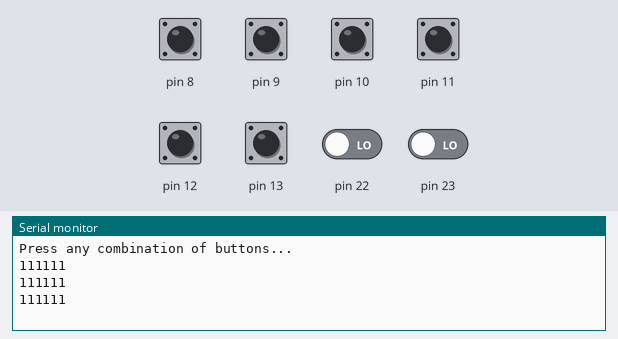
Bench run of a sketch on a simulated Arduino Uno, built with avr-gcc and run on an emulated ATmega328P. Parts: the last lines printed to the serial monitor. The test bench sets the inputs (shaded band); at power-on: pin 8–13 HIGH, pin 22, pin 23 LOW.

Above: at 3.8 s.
3.9 s: pin 8 pulled LOW for 1.3 s
At 4.7 s:
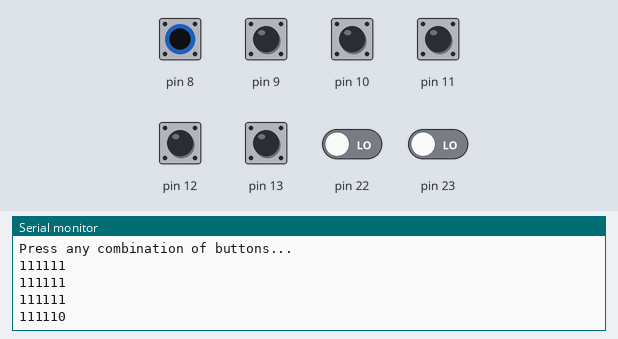
6.7 s: pin 9 pulled LOW for 1.3 s
At 7.8 s:
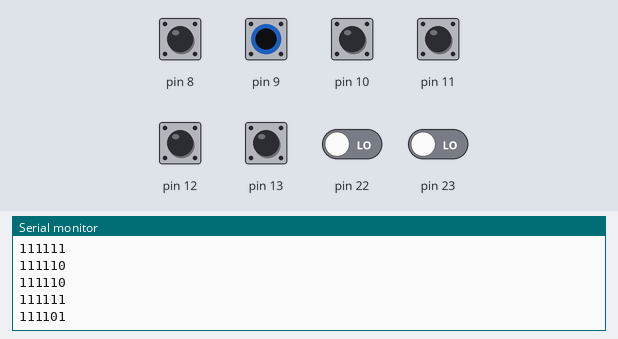
9.5 s: pin 10 pulled LOW for 1.3 s
At 10.5 s:
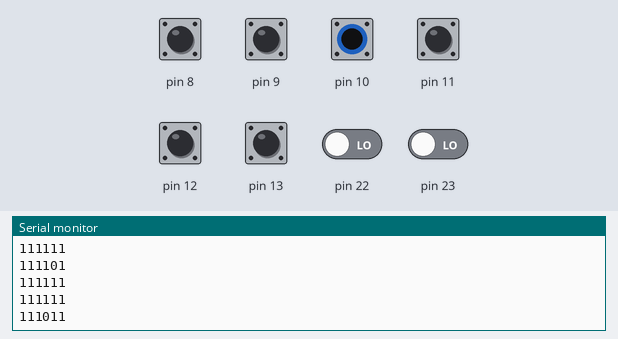
12.3 s: pin 11 pulled LOW for 1.3 s
At 13.8 s:
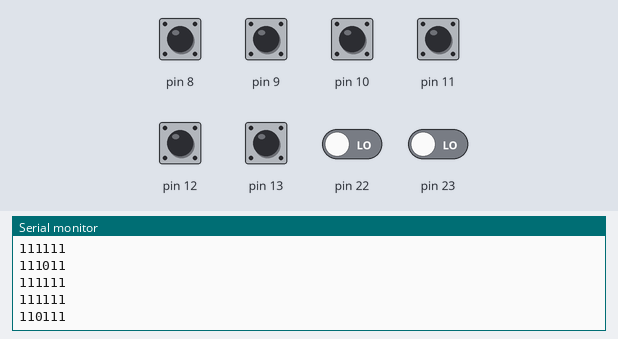
15.1 s: pin 12 pulled LOW for 1.3 s
At 16.3 s:
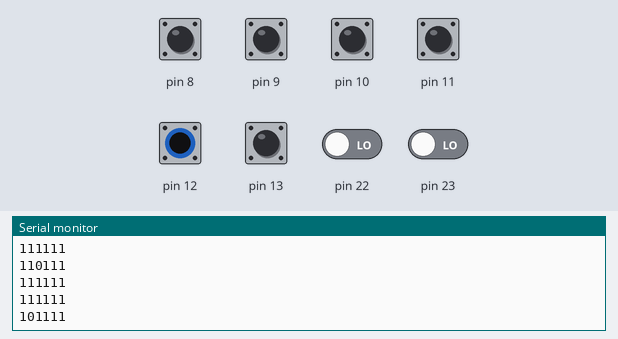
17.9 s: pin 13 pulled LOW for 1.3 s
At 18.8 s:
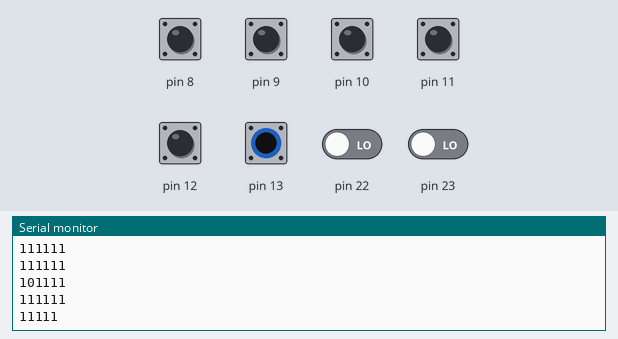
Timing chart, 0 to 20.9 s (numbered marks = the images above; inputs shaded):
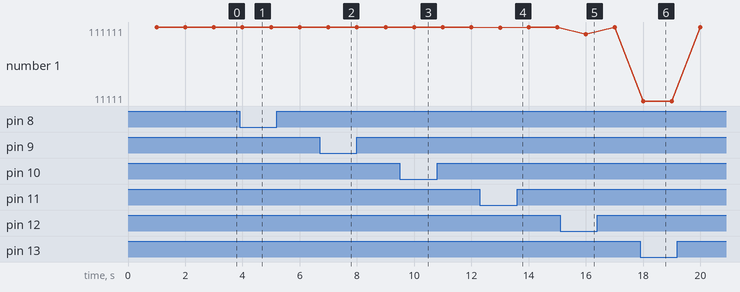

Measured:
- after the input at 3.9 s, the serial monitor: prints a new line after 0.10 s (image 1)
- after the input at 6.7 s, the serial monitor: prints a new line after 0.30 s (image 2)
- after the input at 9.5 s, the serial monitor: prints a new line after 0.50 s (image 3)
- after the input at 12.3 s, the serial monitor: prints a new line after 0.70 s (image 4)
- after the input at 15.1 s, the serial monitor: prints a new line after 0.91 s (image 5)
- after the input at 17.9 s, the serial monitor: prints a new line after 0.11 s (image 6)

The sketch:

RegisterLevelIO.ino
```cpp
// PROJECT  :Register-Level IO
// PURPOSE  :Provides a register-level look at (potentially) more efficient input/output function
//          :by echoing byte input from buttons
// DEVICE   :Arduino UNO
// AUTHOR   :C. D'Arcy
// DATE     :2018 10 08
// uC       :328p
// COURSE   :ICS3U (Enriched)
// STATUS   :Working
/*********************************************************************************************
1. The ATmega328P offers 3 General Purpose Input/Output (GPIO) ports.
2. These are port B, C, and D as can be seen by clicking the graphic link on Lesson 10.
3. All 8 bits of Ports B and D are broken out to physical pins, whereas Port C only to 7 pins.
4. To accommodate many other features of the microcontroller, the physical port pins are used
   for other purposes as required.
5. As amazing as the ATmega328P is, it is somewhat unfortunate that the designers did not leave
   at least one ENTIRE 8-bit port (either Port B or D) unencumbered by these other uses.
6. PB6-7 are typically tied up with the external crystal and PD0-1 are typically committed to
   supporting serial communications (Rx/Tx)
7. The designers of the Arduino UNO therefore were unable to allow developers easy access to
   a FULL BYTE of IO activity.
8. In this sample sketch I'll restrict GPIO activity to Register-Level manipulation of the low
   6 bit os Port B (PB0-5) that are broken out to the UNO's digital pins 8-13.
*********************************************************************************************/
#define DURATION 1000
uint8_t buttonStates;

void setup() {
  Serial.begin(9600);
  DDRB = 0;         //declares all Port B pins for input
                    //totally optional as pins are 0 (input) by default
                    //equivalent to the high-level code:
                    //    for(uint8_t pin=8; pin<=13; pin++) pinMode(pin,INPUT);
  PORTB = 0x3F;     //sets pullup resistors on 6 low order bits of Port B,
                    //equivalent to the high-level code:
                    //    for(uint8_t pin=8; pin<=13; pin++) pinMode(pin,INPUT_PULLUP);
  Serial.println("Press any combination of buttons...");
}
void loop() {
  delay(DURATION);      //poll the button input at preferred intervals
  buttonStates = PINB;  //equivalent of the high-level code:
                        //    buttonStates = 0;
                        //    for(uint8_t pin=0; pin<=5; pin++)
                        //      buttonStates |= digitalRead(8+pin)<<pin;
  Serial.println(buttonStates,BIN);
                        //a press is viewed as a 0; unpressed a 1 due to pullup
}
```
